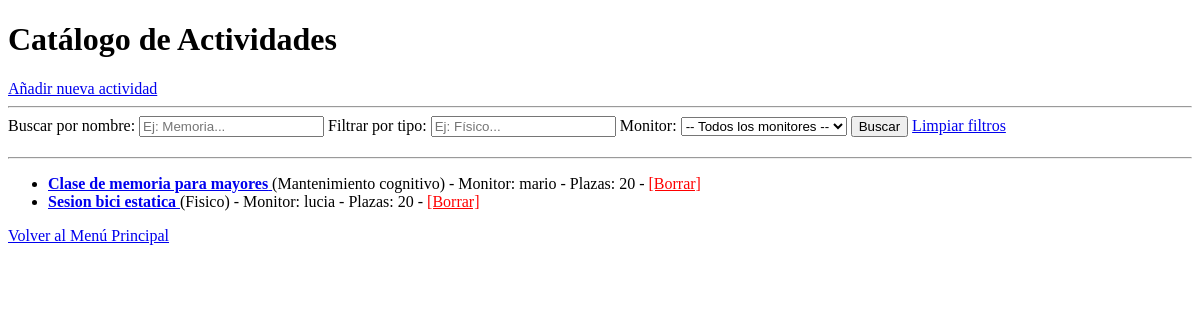
/actividades/, run on an earlier commit of the app's database.
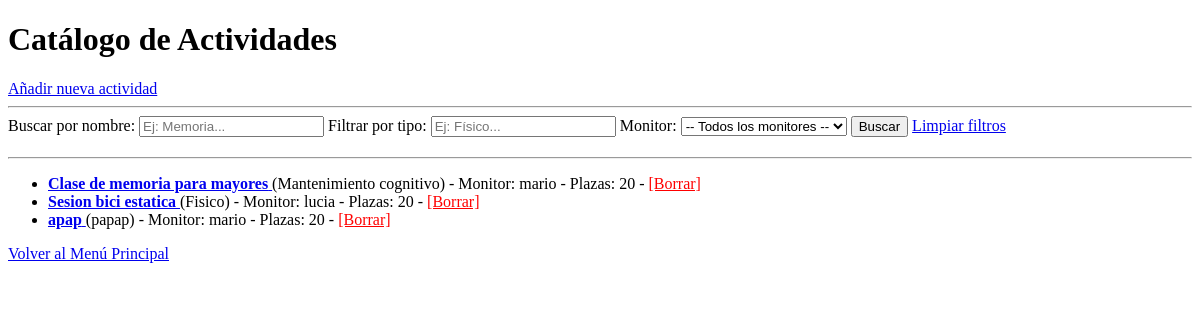
And on a later commit of the database.
### gestion/models.py (models this page shows, shortened)
class Actividad(models.Model):
    nombre = models.CharField(max_length=150)
    tipo = models.CharField(max_length=100)
    horario = models.CharField(max_length=100)
    descripcion = models.TextField()
    duracion = models.IntegerField(help_text="Duración en minutos")
    plazas_disponibles = models.IntegerField()
    monitor = models.ForeignKey(Monitor, on_delete=models.SET_NULL, null=True, related_name='actividades')
    sala_principal = models.ForeignKey(Sala, on_delete=models.SET_NULL, null=True, related_name='actividades_principales')
    salas_secundarias = models.ManyToManyField(Sala, blank=True, related_name='actividades_secundarias')
    usuarios_inscritos = models.ManyToManyField(Usuario, blank=True, related_name='actividades')

class Monitor(models.Model):
    nombre = models.CharField(max_length=100)
    especializacion = models.CharField(max_length=100)

### gestion/views.py (the view)
# urls.py: path('actividades/', views.lista_actividades, name='lista_actividades'),
def lista_actividades(request):
    actividades = Actividad.objects.all()
    monitores = Monitor.objects.all()
    query_nombre = request.GET.get('q')
    query_tipo = request.GET.get('tipo')
    if query_nombre:
        actividades = actividades.filter(nombre__icontains=query_nombre)
    if query_tipo:
        actividades = actividades.filter(tipo__icontains=query_tipo)
    query_monitor = request.GET.get('monitor')
    if query_monitor:
        actividades = actividades.filter(monitor__id=query_monitor)
    return render(request, 'gestion/actividad_list.html', {'actividades': actividades, 'monitores': monitores})

### gestion/templates/gestion/actividad_list.html (shortened to what this page needs)
<!DOCTYPE html>
<html lang="es">
<head>
</head>
<body>
    <h1>Catálogo de Actividades</h1>
    <a href="{% url 'crear_actividad' %}"> Añadir nueva actividad</a>
<hr>
    <form method="GET" style="margin-bottom: 20px;">
        <label>Buscar por nombre:</label>
        <input type="text" name="q" value="{{ request.GET.q }}" placeholder="Ej: Memoria...">
        <label>Filtrar por tipo:</label>
        <input type="text" name="tipo" value="{{ request.GET.tipo }}" placeholder="Ej: Físico...">
        <label>Monitor:</label>
        <select name="monitor">
            <option value="">-- Todos los monitores --</option>
        </select>
        <button type="submit"> Buscar</button>
        <a href="{% url 'lista_actividades' %}">Limpiar filtros</a>
    </form>
    <hr>
    <ul>
        {% for actividad in actividades %}
            <li>
                <a href="{% url 'detalle_actividad' actividad.id %}">
                    <strong>{{ actividad.nombre }}</strong>
                </a>
                ({{ actividad.tipo }}) - Monitor: {{ actividad.monitor.nombre }} - Plazas: {{ actividad.plazas_disponibles }}
                - <a href="{% url 'eliminar_actividad' actividad.id %}" style="color: red;">[Borrar]</a>
            </li>
        {% empty %}
            <li>Todavía no hay actividades registradas en el centro.</li>
        {% endfor %}
    </ul>
</body>
<a href="{% url 'inicio' %}"> Volver al Menú Principal</a>
</html>

What changed in the data, as far as the page shows it:
added Actividad: nombre "apap", tipo "papap", monitor.nombre "mario", plazas_disponibles "20"
